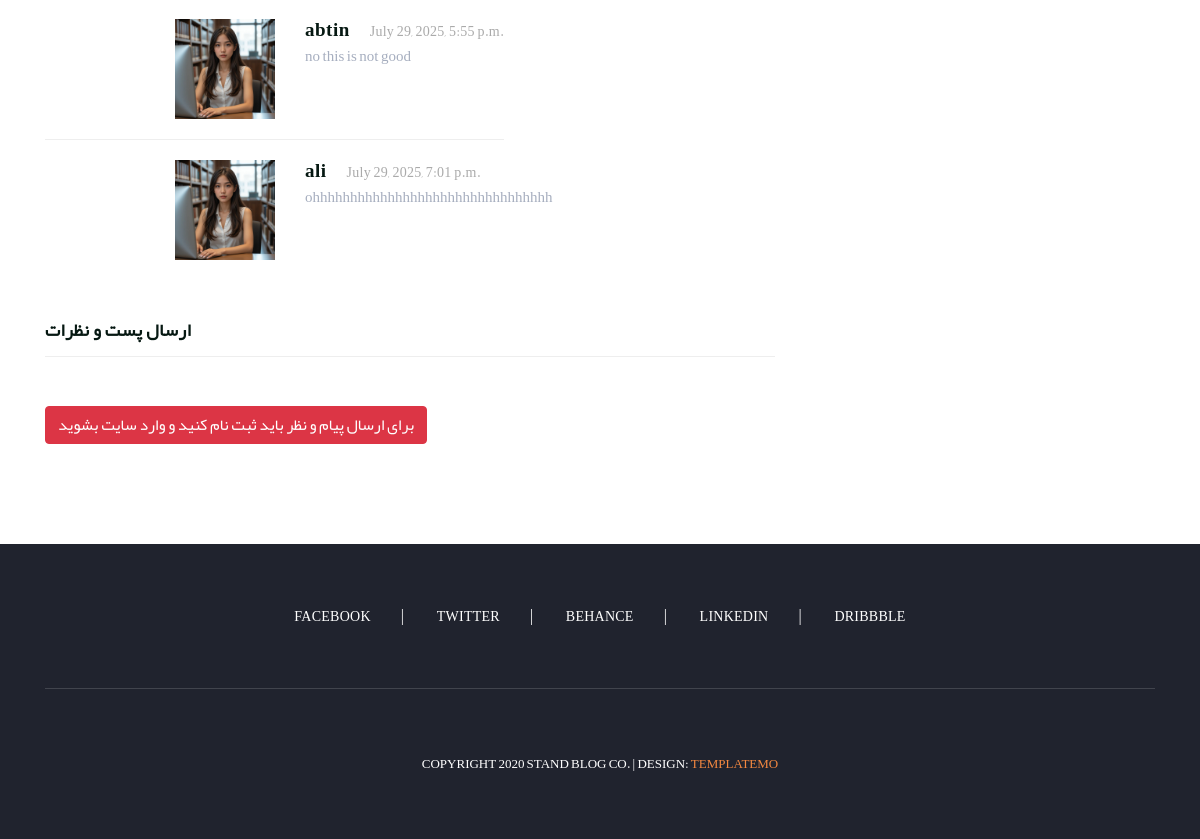
The page /articles/detail/1 (lower part) on the database as committed earlier.
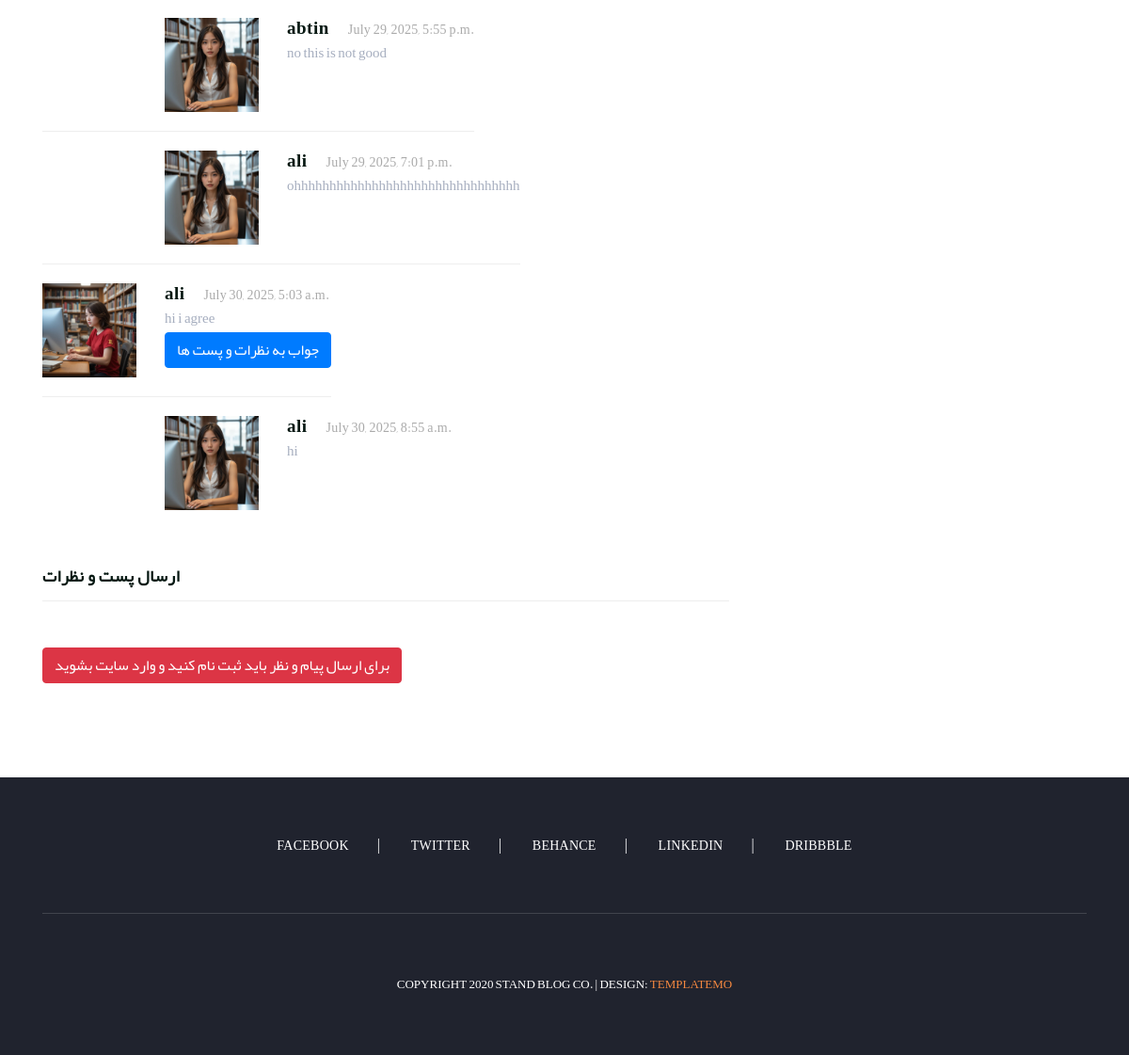
The same page on the database as committed later.
### blog_app/models.py (models this page shows, shortened)
class Comment(models.Model):
    article = models.ForeignKey(Article,on_delete=models.CASCADE, related_name='comments')
    user = models.ForeignKey(User,on_delete=models.CASCADE , related_name='comments')
    body = models.TextField()
    created_at = models.DateTimeField(auto_now_add=True)
    parent = models.ForeignKey('self' , on_delete=models.CASCADE ,null=True , blank=True , related_name='repleies')

### blog_app/views.py (the view)
# urls.py: path('detail/<int:pk>',views.article_detail,name='article_detail'),
def article_detail(request,pk):
    articles = get_object_or_404(Article,id = pk)
    if request.method == 'POST':
        parent_id = request.POST.get('parent_id')
        body = request.POST.get('body')
        Comment.objects.create(article = articles , user = request.user , body = body , parent_id= parent_id)
    comments = get_object_or_404(Comment,id = pk)
    return render(request,'blog_app/article_detail.html',context={'article':articles , 'comment':comments})

### context_processors/context_processors.py (called while the page is built)
def recent_articels(request):
    recent_articels = Article.objects.order_by('-created')
    category = Category.objects.all()
    return {'recent_article':recent_articels , 'categories':category}

### blog_app/templates/blog_app/article_detail.html (shortened to what this page needs)
{% extends "base.html" %}
{% load static %}
{% block main %}
    <section class="blog-posts grid-system">
      <div class="container">
        <div class="row">
          <div class="col-lg-8">
            <div class="all-blog-posts">
              <div class="row">
                <div class="col-lg-12">
                  <div class="sidebar-item comments">
                    <div class="content">
                      <ul>
                        {% for comment in article.comments.all %}
                        {% if comment.parent == None %}
                          <li>
                          <div class="author-thumb">
                            {% if comment.user.profile.image %}
                            <img src="{{comment.user.profile.image.url}}" alt="">
                            {% else %}
                            <img src="{% static 'images/blog-post-01.jpg' %}" alt="">
                            {% endif %}
                          </div>
                          <div class="right-content">
                            <h4>{{comment.user.username}}<span>{{comment.created_at}}</span></h4>
                            <p> {{comment.body}}</p>
                            <button  onclick="set_value({{comment.id}})" class="btn btn-primary">جواب به نظرات و پست ها</button>
                          </div>
                        </li>
                        {% endif %}
                        {% for reply in comment.repleies.all %}
                        <li class="replied">
                          <div class="author-thumb">
                            {% if comment.user.profile.image %}
                            <img src="{{comment.user.profile.image.url}}" alt="">
                            {% else %}
                            <img src="{% static 'images/blog-post-02.jpg' %}" alt="">
                            {% endif %}                          </div>
                          <div class="right-content">
                            <h4>{{reply.user.username}}<span>{{reply.created_at}}</span></h4>
                            <p>{{reply.body}}</p>
                          </div>
                        </li>
                        {% endfor %}
                        {% endfor %}
                      </ul>
                    </div>
                  </div>
                </div>
                <div class="col-lg-12">
                  <div class="sidebar-item submit-comment">
                    <div class="sidebar-heading">
                      <h2 id="yourcomment">ارسال پست و نظرات</h2>
                    </div>
                    <div class="content">
                    {% if request.user.is_authenticated %}
                      <form id="comment" action="#" method="post">
                        {% csrf_token %}
                        <div class="row">
                          <input type="hidden" id="parent_id" value="" name="parent_id">
                          <div class="col-lg-12">
                            <fieldset>
                              <textarea name="body" rows="6" id="body" placeholder="Type your comment" required=""></textarea>
                            </fieldset>
                          </div>
                          <div class="col-lg-12">
                            <fieldset>
                              <button type="submit" id="form-submit" class="main-button">Submit</button>
                            </fieldset>
                          </div>
                        </div>
                      </form>
                      {% else %}
                      <br>
                      <a class="btn btn-danger" href="{% url "account:login" %}">برای ارسال پیام و نظر باید ثبت نام کنید و وارد سایت بشوید</a>
                      {% endif %}
                    </div>
                  </div>
                </div>
              </div>
            </div>
          </div>
          <div class="col-lg-4">
          </div>
        </div>
      </div>
    </section>
 {% endblock main %}

### templates/base.html (shortened to what this page needs)
{% load static %}
<!DOCTYPE html>
<html lang="en">
  <head>
    {% include "includes/head_refrences.html" %}
  </head>
  <body>
{% block main %}
{% endblock main %}
{% include "includes/footer.html" %}
  </body>
</html>

### templates/includes/head_refrences.html (shortened to what this page needs)
{% load static %}
<!DOCTYPE html>
<html lang="en">
    <link href=" {% static 'vendor/bootstrap/css/bootstrap.min.css' %} " rel="stylesheet">
    <link rel="stylesheet" href="{% static 'css/templatemo-stand-blog.css' %}">
    <link rel="stylesheet" href="{% static 'css/owl.css' %}">

### templates/includes/header.html (shortened to what this page needs)
{% load static %}

### templates/includes/sidebar.html (shortened to what this page needs)
{% load static %}

### templates/includes/footer.html
{% load static %}
    <footer>
      <div class="container">
        <div class="row">
          <div class="col-lg-12">
            <ul class="social-icons">
              <li><a href="#">Facebook</a></li>
              <li><a href="#">Twitter</a></li>
              <li><a href="#">Behance</a></li>
              <li><a href="#">Linkedin</a></li>
              <li><a href="#">Dribbble</a></li>
            </ul>
          </div>
          <div class="col-lg-12">
            <div class="copyright-text">
              <p>Copyright 2020 Stand Blog Co.
                 | Design: <a rel="nofollow" href="https://templatemo.com" target="_parent">TemplateMo</a></p>
            </div>
          </div>
        </div>
      </div>
    </footer>

### templates/includes/footer_refrences.html (shortened to what this page needs)
{% load static %}

### statics/css/templatemo-stand-blog.css (style rules this page uses)
body { font-family:'yekan'; overflow-x: hidden; text-rendering: optimizeLegibility; -webkit-font-smoothing: antialiased; -moz-osx-font-smoothing: grayscale; }
p { margin-bottom: 0px; font-size: 15px; font-weight: 400; color: #A6AEBF; line-height: 30px; }
a { text-decoration: none!important; }
ul { padding: 0; margin: 0; list-style: none; }
h1,h2,h3,h4,h5,h6 { margin: 0px; }
.blog-posts { margin-top: 100px; }
.blog-posts .sidebar-heading h2 { font-size: 18px; text-transform: uppercase; font-weight: 900; letter-spacing: 0.5px; color: #061812; border-bottom: 1px solid #eee; padding-bottom: 15px; margin-bottom: 25px; }
.blog-posts .comments { margin-top: 30px; }
.blog-posts .comments ul li { display: inline-block; margin-bottom: 20px; padding-bottom: 20px; border-bottom: 1px solid #eee; }
.blog-posts .comments ul li.replied { padding-left: 130px; }
.blog-posts .comments ul li:last-child { margin-bottom: 0px; padding-bottom: 0px; border-bottom: none; }
.blog-posts .comments ul li .author-thumb { display: inline; float: left; }
.blog-posts .comments ul li .author-thumb img { max-width: 100px; display: inline; }
.blog-posts .comments ul li .right-content { margin-left: 130px; }
.blog-posts .comments ul li .right-content h4 { color: #061812; font-size: 19px; font-weight: 900; letter-spacing: 0.5px; }
.blog-posts .comments ul li .right-content h4 span { font-size: 14px; color: #aaa; font-weight: 400; letter-spacing: 0.25px; margin-left: 20px; }
.blog-posts .submit-comment { margin-top: 60px; }
footer { margin-top: 100px; text-align: center; background-color: #20232e; padding: 60px 0px; }
footer ul.social-icons { padding-bottom: 60px; margin-bottom: 60px; border-bottom: 1px solid rgba(250,250,250,0.15); }
footer ul.social-icons li { display: inline-block; margin-right: 30px; }
footer ul.social-icons li:after { content: "|"; color: #fff; margin-left: 30px; }
footer ul.social-icons li:last-child { margin-right: 0px; }
footer ul.social-icons li:last-child::after { display: none; }
footer ul.social-icons li a { font-size: 14px; text-transform: uppercase; color: #fff; font-weight: 500; letter-spacing: 0.25px; transition: all .3s; }
footer p { font-size: 13px; text-transform: uppercase; color: #fff; }
footer p a { color: #f48840; }

Rows that differ between the two databases and show on the page:
added Comment: user.username "ali", created_at "July 30, 2025, 5:03 a.m.", body "hi i agree"
added Comment: user.username "ali", created_at "July 30, 2025, 8:55 a.m.", body "hi"
